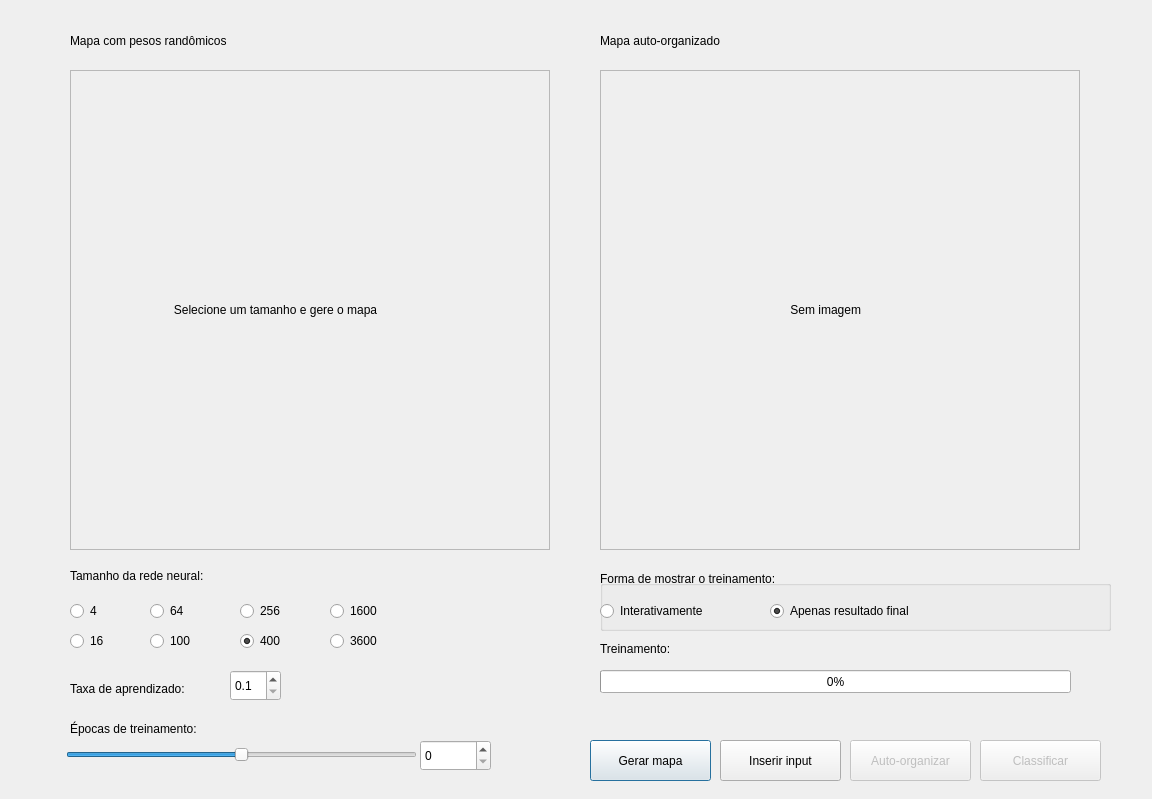
<?xml version="1.0" encoding="UTF-8"?>
<ui version="4.0">
 <class>Dialog</class>
 <widget class="QDialog" name="Dialog">
  <property name="geometry">
   <rect>
    <x>0</x>
    <y>0</y>
    <width>1152</width>
    <height>799</height>
   </rect>
  </property>
  <property name="minimumSize">
   <size>
    <width>1042</width>
    <height>648</height>
   </size>
  </property>
  <property name="maximumSize">
   <size>
    <width>1152</width>
    <height>799</height>
   </size>
  </property>
  <property name="windowTitle">
   <string>Kohonen SOM</string>
  </property>
  <widget class="QLabel" name="image_label">
   <property name="geometry">
    <rect>
     <x>70</x>
     <y>70</y>
     <width>480</width>
     <height>480</height>
    </rect>
   </property>
   <property name="minimumSize">
    <size>
     <width>0</width>
     <height>0</height>
    </size>
   </property>
   <property name="maximumSize">
    <size>
     <width>1000</width>
     <height>1000</height>
    </size>
   </property>
   <property name="mouseTracking">
    <bool>true</bool>
   </property>
   <property name="frameShape">
    <enum>QFrame::StyledPanel</enum>
   </property>
   <property name="text">
    <string>                              Selecione um tamanho e gere o mapa</string>
   </property>
  </widget>
  <widget class="QLabel" name="image_label_2">
   <property name="enabled">
    <bool>true</bool>
   </property>
   <property name="geometry">
    <rect>
     <x>600</x>
     <y>70</y>
     <width>480</width>
     <height>480</height>
    </rect>
   </property>
   <property name="minimumSize">
    <size>
     <width>0</width>
     <height>0</height>
    </size>
   </property>
   <property name="maximumSize">
    <size>
     <width>1000</width>
     <height>1000</height>
    </size>
   </property>
   <property name="font">
    <font>
     <kerning>true</kerning>
    </font>
   </property>
   <property name="mouseTracking">
    <bool>true</bool>
   </property>
   <property name="autoFillBackground">
    <bool>false</bool>
   </property>
   <property name="frameShape">
    <enum>QFrame::StyledPanel</enum>
   </property>
   <property name="text">
    <string>                                                        Sem imagem</string>
   </property>
   <property name="textInteractionFlags">
    <set>Qt::LinksAccessibleByMouse</set>
   </property>
  </widget>
  <widget class="QLabel" name="label">
   <property name="geometry">
    <rect>
     <x>70</x>
     <y>30</y>
     <width>201</width>
     <height>21</height>
    </rect>
   </property>
   <property name="text">
    <string>Mapa com pesos randômicos</string>
   </property>
  </widget>
  <widget class="QLabel" name="label_2">
   <property name="geometry">
    <rect>
     <x>600</x>
     <y>30</y>
     <width>161</width>
     <height>21</height>
    </rect>
   </property>
   <property name="text">
    <string>Mapa auto-organizado</string>
   </property>
  </widget>
  <widget class="QPushButton" name="pushButton">
   <property name="geometry">
    <rect>
     <x>590</x>
     <y>740</y>
     <width>121</width>
     <height>41</height>
    </rect>
   </property>
   <property name="text">
    <string>Gerar mapa</string>
   </property>
   <property name="checkable">
    <bool>true</bool>
   </property>
  </widget>
  <widget class="QLabel" name="label_3">
   <property name="geometry">
    <rect>
     <x>70</x>
     <y>560</y>
     <width>181</width>
     <height>31</height>
    </rect>
   </property>
   <property name="text">
    <string>Tamanho da rede neural:</string>
   </property>
  </widget>
  <widget class="QRadioButton" name="dim4">
   <property name="geometry">
    <rect>
     <x>70</x>
     <y>600</y>
     <width>51</width>
     <height>22</height>
    </rect>
   </property>
   <property name="text">
    <string>4</string>
   </property>
  </widget>
  <widget class="QRadioButton" name="dim16">
   <property name="geometry">
    <rect>
     <x>70</x>
     <y>630</y>
     <width>51</width>
     <height>22</height>
    </rect>
   </property>
   <property name="text">
    <string>16</string>
   </property>
  </widget>
  <widget class="QRadioButton" name="dim256">
   <property name="geometry">
    <rect>
     <x>240</x>
     <y>600</y>
     <width>51</width>
     <height>22</height>
    </rect>
   </property>
   <property name="text">
    <string>256</string>
   </property>
   <property name="checked">
    <bool>false</bool>
   </property>
  </widget>
  <widget class="QRadioButton" name="dim64">
   <property name="geometry">
    <rect>
     <x>150</x>
     <y>600</y>
     <width>51</width>
     <height>22</height>
    </rect>
   </property>
   <property name="text">
    <string>64</string>
   </property>
  </widget>
  <widget class="QRadioButton" name="dim100">
   <property name="geometry">
    <rect>
     <x>150</x>
     <y>630</y>
     <width>61</width>
     <height>22</height>
    </rect>
   </property>
   <property name="text">
    <string>100</string>
   </property>
  </widget>
  <widget class="QRadioButton" name="dim400">
   <property name="geometry">
    <rect>
     <x>240</x>
     <y>630</y>
     <width>61</width>
     <height>22</height>
    </rect>
   </property>
   <property name="text">
    <string>400</string>
   </property>
   <property name="checked">
    <bool>true</bool>
   </property>
  </widget>
  <widget class="QPushButton" name="pushButton_2">
   <property name="enabled">
    <bool>false</bool>
   </property>
   <property name="geometry">
    <rect>
     <x>850</x>
     <y>740</y>
     <width>121</width>
     <height>41</height>
    </rect>
   </property>
   <property name="text">
    <string>Auto-organizar</string>
   </property>
   <property name="checkable">
    <bool>true</bool>
   </property>
  </widget>
  <widget class="QRadioButton" name="dim1600">
   <property name="geometry">
    <rect>
     <x>330</x>
     <y>600</y>
     <width>61</width>
     <height>22</height>
    </rect>
   </property>
   <property name="text">
    <string>1600</string>
   </property>
  </widget>
  <widget class="QRadioButton" name="dim3600">
   <property name="geometry">
    <rect>
     <x>330</x>
     <y>630</y>
     <width>61</width>
     <height>22</height>
    </rect>
   </property>
   <property name="text">
    <string>3600</string>
   </property>
  </widget>
  <widget class="QSlider" name="horizontalSlider">
   <property name="geometry">
    <rect>
     <x>66</x>
     <y>740</y>
     <width>351</width>
     <height>29</height>
    </rect>
   </property>
   <property name="maximum">
    <number>2000</number>
   </property>
   <property name="sliderPosition">
    <number>1000</number>
   </property>
   <property name="orientation">
    <enum>Qt::Horizontal</enum>
   </property>
  </widget>
  <widget class="QLabel" name="label_4">
   <property name="geometry">
    <rect>
     <x>70</x>
     <y>720</y>
     <width>281</width>
     <height>17</height>
    </rect>
   </property>
   <property name="text">
    <string>Épocas de treinamento:</string>
   </property>
  </widget>
  <widget class="QLabel" name="label_5">
   <property name="geometry">
    <rect>
     <x>70</x>
     <y>680</y>
     <width>151</width>
     <height>17</height>
    </rect>
   </property>
   <property name="text">
    <string>Taxa de aprendizado:</string>
   </property>
  </widget>
  <widget class="QDoubleSpinBox" name="doubleSpinBox">
   <property name="geometry">
    <rect>
     <x>230</x>
     <y>670</y>
     <width>51</width>
     <height>31</height>
    </rect>
   </property>
   <property name="decimals">
    <number>1</number>
   </property>
   <property name="minimum">
    <double>0.100000000000000</double>
   </property>
   <property name="maximum">
    <double>0.900000000000000</double>
   </property>
   <property name="singleStep">
    <double>0.100000000000000</double>
   </property>
  </widget>
  <widget class="QProgressBar" name="progressBar">
   <property name="geometry">
    <rect>
     <x>600</x>
     <y>670</y>
     <width>471</width>
     <height>23</height>
    </rect>
   </property>
   <property name="value">
    <number>0</number>
   </property>
  </widget>
  <widget class="QLabel" name="label_6">
   <property name="geometry">
    <rect>
     <x>600</x>
     <y>640</y>
     <width>111</width>
     <height>17</height>
    </rect>
   </property>
   <property name="text">
    <string>Treinamento:</string>
   </property>
  </widget>
  <widget class="QLabel" name="label_7">
   <property name="geometry">
    <rect>
     <x>600</x>
     <y>570</y>
     <width>241</width>
     <height>17</height>
    </rect>
   </property>
   <property name="text">
    <string>Forma de mostrar o treinamento:</string>
   </property>
  </widget>
  <widget class="QGroupBox" name="groupBox">
   <property name="geometry">
    <rect>
     <x>600</x>
     <y>580</y>
     <width>511</width>
     <height>51</height>
    </rect>
   </property>
   <property name="title">
    <string/>
   </property>
   <widget class="QRadioButton" name="iterative">
    <property name="geometry">
     <rect>
      <x>0</x>
      <y>20</y>
      <width>151</width>
      <height>22</height>
     </rect>
    </property>
    <property name="text">
     <string>Interativamente</string>
    </property>
   </widget>
   <widget class="QRadioButton" name="radioButton">
    <property name="geometry">
     <rect>
      <x>170</x>
      <y>20</y>
      <width>191</width>
      <height>22</height>
     </rect>
    </property>
    <property name="text">
     <string>Apenas resultado final</string>
    </property>
    <property name="checked">
     <bool>true</bool>
    </property>
   </widget>
  </widget>
  <widget class="QPushButton" name="pushButton_3">
   <property name="geometry">
    <rect>
     <x>720</x>
     <y>740</y>
     <width>121</width>
     <height>41</height>
    </rect>
   </property>
   <property name="text">
    <string>Inserir input</string>
   </property>
   <property name="checkable">
    <bool>true</bool>
   </property>
  </widget>
  <widget class="QPushButton" name="pushButton_4">
   <property name="enabled">
    <bool>false</bool>
   </property>
   <property name="geometry">
    <rect>
     <x>980</x>
     <y>740</y>
     <width>121</width>
     <height>41</height>
    </rect>
   </property>
   <property name="text">
    <string>Classificar</string>
   </property>
   <property name="checkable">
    <bool>true</bool>
   </property>
  </widget>
  <widget class="QSpinBox" name="spinBox">
   <property name="geometry">
    <rect>
     <x>420</x>
     <y>740</y>
     <width>71</width>
     <height>31</height>
    </rect>
   </property>
   <property name="maximum">
    <number>2000</number>
   </property>
  </widget>
 </widget>
 <layoutdefault spacing="6" margin="11"/>
 <resources/>
 <connections/>
</ui>
